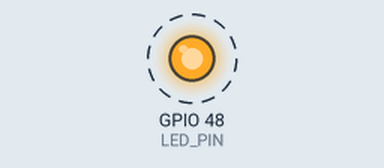
Bench run of a program on a simulated ESP32. Shown: output pins drawn as LEDs (lit = HIGH). Dashed ring = blinking. What the program prints to the serial monitor is not drawn.

Above: at 1.5 s.
Timing chart, 0 to 5.6 s (numbered marks = the images above):
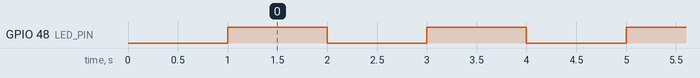

Measured:
- by itself, GPIO 48 (LED_PIN): alternates HIGH for 1.0 s and LOW for 1.0 s

The program:

main.cpp
```cpp
// Thu vien cung cap cac ham Arduino.
#include <Arduino.h>

// Khai bao chan GPIO dieu khien LED.
constexpr uint8_t LED_PIN = GPIO_NUM_48;
// Dat thoi gian nhap nhay la 1000 ms.
constexpr uint32_t BLINK_INTERVAL_MS = 1000;

// Ham in trang thai LED ra Serial Monitor.
void printLedStatus(bool ledOn) {
  // In chu "LED:".
  Serial.print("LED: ");
  // In trang thai ON hoac OFF va xuong dong.
  Serial.println(ledOn ? "ON" : "OFF");
}

// Ham chay mot lan khi khoi dong.
void setup() {
  // Khoi tao giao tiep Serial voi toc do 115200.
  Serial.begin(115200);
  // Cau hinh chan LED la chan dau ra.
  pinMode(LED_PIN, OUTPUT);
  // Bat dau voi LED tat.
  digitalWrite(LED_PIN, LOW);
  // Cho 1 giay truoc khi bat dau nhap nhay.
  delay(1000);
  // Thong bao chuong trinh bat dau chay.
  Serial.println("LED blink started");
  // In trang thai LED OFF ban dau.
  printLedStatus(false);
}

// Ham lap lai lien tuc sau setup.
void loop() {
  // Luu thoi diem LED thay doi lan cuoi.
  static uint32_t lastChange = 0;
  // Luu trang thai hien tai cua LED.
  static bool ledOn = false;

  // Lay thoi gian da chay cua bo.
  const uint32_t now = millis();
  // Kiem tra da du 1 giay chua.
  if (now - lastChange >= BLINK_INTERVAL_MS) {
    // Cap nhat thoi diem thay doi.
    lastChange = now;
    // Dao trang thai LED ON sang OFF hoac nguoc lai.
    ledOn = !ledOn;
    // Xuat muc logic ON/OFF ra chan LED.
    digitalWrite(LED_PIN, ledOn ? HIGH : LOW);
    // In trang thai LED moi ra Serial Monitor.
    printLedStatus(ledOn);
  }
}
```
